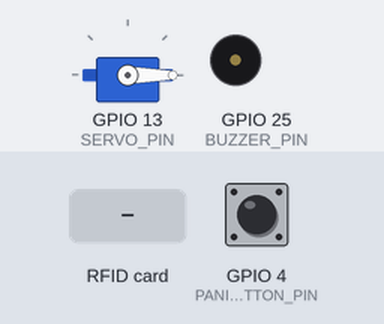
A sketch run on a simulated ESP32. Parts: servo, buzzer (waves = sounding, pin HIGH). Inputs (shaded band) come from the test bench; at power-on: GPIO 4 (PANIC_BUTTON_PIN) HIGH. WiFi joins after 1.5 s; servers stay silent unless stated; uploads are accepted with an empty reply; EEPROM starts erased; what the sketch prints to the serial monitor is not drawn.

Above: at 3.7 s.
3.8 s: GPIO 4 (PANIC_BUTTON_PIN) pulled LOW for 0.15 s
At 3.87 s:
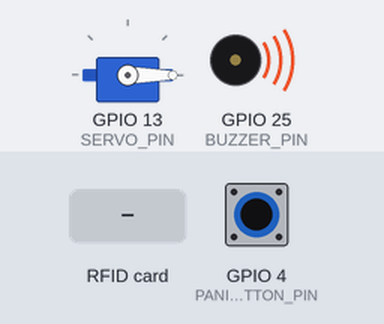
6.8 s: RFID card DD 5A D9 05 held to the reader
At 7.4 s:
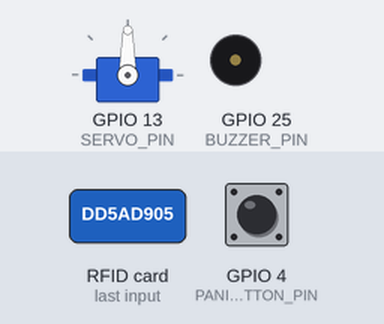
9.8 s: RFID card 12 34 56 78 held to the reader
At 10.1 s:
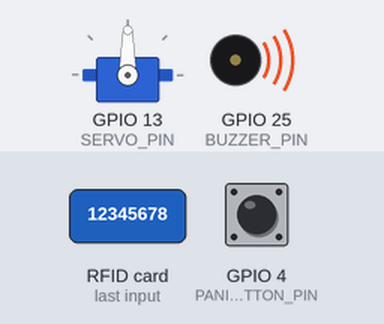
12.1 s: RFID card 5E 7A 19 C4 held to the reader
At 13.6 s:
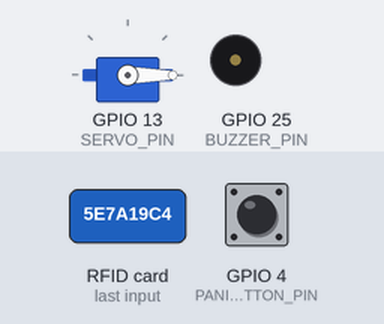
Timing chart, 0 to 14.8 s (numbered marks = the images above; inputs shaded):
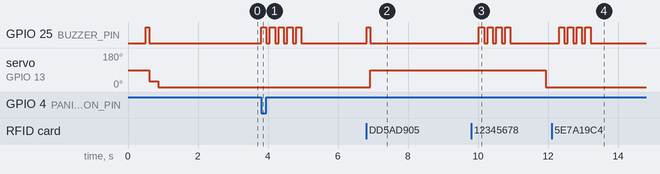

Measured:
- after the input at 3.8 s, GPIO 25 (BUZZER_PIN): alternates HIGH for 0.15 s and LOW for 0.10 s, 10 changes in all, then stays LOW, starting at once
- after the input at 6.8 s, GPIO 25 (BUZZER_PIN): LOW → HIGH at once, → LOW 0.10 s later; servo on GPIO 13 (SERVO_PIN): 0° → 90° after 0.12 s
- after the input at 9.8 s, GPIO 25 (BUZZER_PIN): alternates HIGH for 0.15 s and LOW for 0.10 s, 8 changes in all, then stays LOW, starting after 0.23 s
- after the input at 12.1 s, GPIO 25 (BUZZER_PIN): alternates HIGH for 0.15 s and LOW for 0.10 s, 8 changes in all, then stays LOW, starting after 0.22 s

The sketch:

vigilis_esp32_all_in_one.ino
```cpp
/**
 * ============================================================================
 * VIGILIS INTELLIGENT HOME ACCESS CONTROL & SECURITY SYSTEM
 * ALL-IN-ONE ACCESS CONTROLLER (No LCD Screen)
 * ============================================================================
 *
 * Target Board: ESP32 Dev Module (WROOM-32 / NodeMCU-32S)
 *
 * Connected Hardware & EXACT Pinout (UNCHANGED):
 *   -------------------------------------------------------------------------
 *   RC522 RFID Reader:
 *     - SDA / SS : GPIO 5
 *     - SCK      : GPIO 18
 *     - MISO     : GPIO 19
 *     - MOSI     : GPIO 23
 *     - RST      : GPIO 27
 *     - 3.3V     : 3.3V (Do NOT connect to 5V!)
 *     - GND      : GND
 *
 *   SG90 Servo Motor (Door Actuator):
 *     - Signal   : GPIO 13
 *     - VCC      : 5V (or external 5V supply)
 *     - GND      : Common GND
 *
 *   Buzzer:
 *     - Signal (+) : GPIO 25
 *     - GND (-)    : GND
 *
 *   Panic Button (Optional):
 *     - Pin        : GPIO 4 (Active LOW)
 *   -------------------------------------------------------------------------
 *   LCD SCREEN: REMOVED as requested.
 *
 * Behavior:
 *   - Correct Card Scanned:
 *       -> Motor turns (0 deg -> 90 deg)
 *       -> Door stays open for 5 seconds
 *       -> Motor returns to closed position (0 deg)
 *       -> (Sends event to backend / triggers camera snapshot)
 *
 *   - Wrong Card Scanned:
 *       -> Buzzer starts sounding alarm
 *       -> Door remains firmly locked
 * ============================================================================
 */

#include <WiFi.h>
#include <HTTPClient.h>
#include <SPI.h>
#include <MFRC522.h>
#include <ESP32Servo.h>
#include <WebServer.h>
#include <Preferences.h>
#include <ArduinoJson.h>

// ============================================================================
// CONFIGURATION & PIN DEFINITIONS (Exact Pins Kept)
// ============================================================================
#define RFID_SS_PIN       5
#define RFID_RST_PIN      27
#define SERVO_PIN         13
#define BUZZER_PIN        25
#define PANIC_BUTTON_PIN  4

// Servo Angles & Timing
const int SERVO_CLOSED_ANGLE        = 0;     // Locked position
const int SERVO_OPEN_ANGLE          = 90;    // Open position
const unsigned long DOOR_OPEN_TIME  = 5000;  // 5 seconds open time

// Buzzer Alarm Settings
const int BUZZER_BEEP_DURATION_MS   = 150;   // Duration of single beep pulse
const int BUZZER_ALARM_PULSES       = 4;     // Number of alarm beeps for wrong card

// Master Authorized Card UIDs
// "DD 5A D9 05" is the authorized card that turns the motor!
const String MASTER_AUTHORIZED_CARDS[] = {
  "DD 5A D9 05"
};
const int NUM_MASTER_CARDS = sizeof(MASTER_AUTHORIZED_CARDS) / sizeof(MASTER_AUTHORIZED_CARDS[0]);

#define DEVICE_IDENTIFIER "ESP32_ACCESS_DOOR_01"

// ============================================================================
// HARDWARE INSTANCES & SYSTEM STATE
// ============================================================================
MFRC522 rfid(RFID_SS_PIN, RFID_RST_PIN);
Servo doorServo;
Preferences prefs;
WebServer server(80);

// Wi-Fi & Backend Credentials
String wifiSsid       = "Vigilis-Secure-WiFi";
String wifiPassword   = "VigilisPassword";
String backendUrl     = "https://defense-project-production.up.railway.app/api";

// Camera IP / URL (if your ESP32-CAM is connected to the same Wi-Fi)
String cameraIp       = "http://192.168.1.100"; // Optional ESP32-CAM endpoint

bool isDoorOpen = false;
unsigned long doorOpenedTimestamp = 0;
unsigned long lastHeartbeat = 0;
const unsigned long HEARTBEAT_INTERVAL = 30000; // 30 seconds

// Panic Button Debounce
bool panicTriggered = false;
unsigned long panicPressTime = 0;

// ============================================================================
// HARDWARE ACTIONS: MOTOR & BUZZER
// ============================================================================

/**
 * Turns the servo motor to open the door (Correct Card)
 */
void openDoor() {
  Serial.println(F(">>> [ACCESS GRANTED] Motor turning to 90 degrees (OPEN)..."));
  doorServo.write(SERVO_OPEN_ANGLE);
  isDoorOpen = true;
  doorOpenedTimestamp = millis();
}

/**
 * Returns the servo motor to 0 degrees to lock the door
 */
void closeDoor() {
  Serial.println(F(">>> [AUTO-LOCK] Motor returning to 0 degrees (LOCKED)..."));
  doorServo.write(SERVO_CLOSED_ANGLE);
  isDoorOpen = false;
}

/**
 * Sounds the buzzer alarm (Wrong Card)
 */
void triggerBuzzerAlarm() {
  Serial.println(F(">>> [ACCESS DENIED] Triggering buzzer alarm!"));
  for (int i = 0; i < BUZZER_ALARM_PULSES; i++) {
    digitalWrite(BUZZER_PIN, HIGH);
    delay(BUZZER_BEEP_DURATION_MS);
    digitalWrite(BUZZER_PIN, LOW);
    delay(100);
  }
}

/**
 * Short single confirmation beep (Card read success)
 */
void triggerSuccessBeep() {
  digitalWrite(BUZZER_PIN, HIGH);
  delay(100);
  digitalWrite(BUZZER_PIN, LOW);
}

// ============================================================================
// LOCAL CARD CHECK (Allows immediate offline demo / fallback)
// ============================================================================
bool isLocalAuthorizedCard(String cardUid) {
  for (int i = 0; i < NUM_MASTER_CARDS; i++) {
    if (cardUid.equalsIgnoreCase(MASTER_AUTHORIZED_CARDS[i])) {
      return true;
    }
  }
  return false;
}

// ============================================================================
// CAMERA TRIGGER (Optional snapshot capture)
// ============================================================================
void triggerCameraCapture() {
  if (WiFi.status() != WL_CONNECTED || cameraIp.length() == 0) return;

  // Non-blocking quick GET request to camera capture endpoint
  HTTPClient camHttp;
  camHttp.begin(cameraIp + "/capture");
  camHttp.setTimeout(1500);
  int code = camHttp.GET();
  if (code > 0) {
    Serial.printf("📸 Camera snapshot triggered (HTTP %d)\n", code);
  }
  camHttp.end();
}

// ============================================================================
// BACKEND AUTHORIZATION & LOGIC
// ============================================================================
void verifyCard(String cardUid) {
  Serial.print(F("Verifying Card UID: ["));
  Serial.print(cardUid);
  Serial.println(F("]"));

  bool accessGranted = false;

  // 1. Check local master authorized list (Instant acceptance)
  if (isLocalAuthorizedCard(cardUid)) {
    accessGranted = true;
  }

  // 2. Query Backend Online Verification if not already approved
  if (!accessGranted && WiFi.status() == WL_CONNECTED) {
    HTTPClient http;
    String endpoint = backendUrl + "/iot/access/request";
    http.begin(endpoint);
    http.addHeader("Content-Type", "application/json");
    http.addHeader("x-device-key", "vigilis_iot_secret_key_2026");
    http.setTimeout(4000); // 4-second timeout

    StaticJsonDocument<256> doc;
    doc["cardUid"] = cardUid;
    doc["deviceId"] = DEVICE_IDENTIFIER;

    String requestBody;
    serializeJson(doc, requestBody);

    int httpCode = http.POST(requestBody);

    if (httpCode > 0) {
      String response = http.getString();
      StaticJsonDocument<512> resDoc;
      DeserializationError err = deserializeJson(resDoc, response);

      if (!err) {
        bool authorized = resDoc["authorized"] | false;
        bool granted = resDoc["granted"] | false;

        if (authorized && granted) {
          accessGranted = true;
        }
      }
    }
    http.end();
  }

  // 2. Perform Physical Actions
  if (accessGranted) {
    Serial.println(F("✅ [VERIFIED] Correct Card! Opening door."));
    triggerSuccessBeep();
    openDoor();
    triggerCameraCapture();
  } else {
    Serial.println(F("❌ [UNAUTHORIZED] Wrong Card! Sounding alarm."));
    triggerBuzzerAlarm();
  }
}

// ============================================================================
// HEARTBEAT TELEMETRY
// ============================================================================
void sendHeartbeat() {
  if (WiFi.status() != WL_CONNECTED) return;
  HTTPClient http;
  http.begin(backendUrl + "/iot/heartbeat");
  http.addHeader("Content-Type", "application/json");

  StaticJsonDocument<192> doc;
  doc["device_identifier"] = DEVICE_IDENTIFIER;
  doc["status"] = "ONLINE";
  doc["ip_address"] = WiFi.localIP().toString();

  String payload;
  serializeJson(doc, payload);
  http.POST(payload);
  http.end();
}

// ============================================================================
// EMERGENCY PANIC BUTTON
// ============================================================================
void triggerHardwareEmergency() {
  Serial.println(F("\n🚨 [PANIC BUTTON TRIGGERED] Dispatches Police Email & Live GPS!"));

  // Pulse alarm
  for (int i = 0; i < 5; i++) {
    digitalWrite(BUZZER_PIN, HIGH);
    delay(150);
    digitalWrite(BUZZER_PIN, LOW);
    delay(100);
  }

  if (WiFi.status() == WL_CONNECTED) {
    HTTPClient http;
    http.begin(backendUrl + "/iot/emergency/trigger");
    http.addHeader("Content-Type", "application/json");

    StaticJsonDocument<256> doc;
    doc["device_identifier"] = DEVICE_IDENTIFIER;
    doc["emergency_type"] = "HARDWARE_PANIC_BUTTON";
    doc["notes"] = "Physical emergency panic button pressed.";

    String payload;
    serializeJson(doc, payload);
    int httpCode = http.POST(payload);
    if (httpCode > 0) {
      Serial.printf("Emergency dispatched to backend (HTTP %d)\n", httpCode);
    }
    http.end();
  }
}

// ============================================================================
// CAPTIVE PORTAL FOR WI-FI SETUP
// ============================================================================
void setupCaptivePortal() {
  WiFi.mode(WIFI_AP);
  WiFi.softAP("Vigilis-Access-AP", "12345678");

  IPAddress apIP = WiFi.softAPIP();
  Serial.print(F("Wi-Fi Setup Portal started. Connect to 'Vigilis-Access-AP' at http://"));
  Serial.println(apIP);

  server.on("/", HTTP_GET, []() {
    String html = "<!DOCTYPE html><html><head><title>VIGILIS Wi-Fi Setup</title>";
    html += "<meta name='viewport' content='width=device-width, initial-scale=1'>";
    html += "<style>body{font-family:sans-serif;background:#0d1117;color:#fff;padding:24px;text-align:center;}";
    html += "input{padding:10px;margin:8px 0;width:90%;max-width:300px;border-radius:6px;border:1px solid #30363d;}";
    html += "button{padding:12px 24px;background:#00d2ff;color:#000;font-weight:bold;border:none;border-radius:6px;cursor:pointer;}";
    html += "</style></head><body><h2>VIGILIS Access Setup</h2>";
    html += "<form method='POST' action='/save'>";
    html += "<input name='ssid' placeholder='Wi-Fi SSID' required><br>";
    html += "<input name='pass' type='password' placeholder='Wi-Fi Password'><br>";
    html += "<input name='backend' placeholder='Backend API URL' value='https://defense-project-production.up.railway.app/api'><br>";
    html += "<input name='cam' placeholder='ESP32-CAM IP (e.g. http://192.168.1.50)'><br>";
    html += "<button type='submit'>Save & Connect</button></form></body></html>";
    server.send(200, "text/html", html);
  });

  server.on("/save", HTTP_POST, []() {
    String ssid = server.arg("ssid");
    String pass = server.arg("pass");
    String bUrl = server.arg("backend");
    String cIp  = server.arg("cam");

    if (ssid.length() > 0) {
      prefs.begin("vigilis", false);
      prefs.putString("ssid", ssid);
      prefs.putString("pass", pass);
      if (bUrl.length() > 0) prefs.putString("backend", bUrl);
      if (cIp.length() > 0)  prefs.putString("cam", cIp);
      prefs.end();

      server.send(200, "text/html", "<h3>Credentials Saved! Rebooting...</h3>");
      delay(1500);
      ESP.restart();
    } else {
      server.send(400, "text/plain", "SSID cannot be empty.");
    }
  });

  server.begin();
}

// ============================================================================
// SYSTEM SETUP
// ============================================================================
void setup() {
  Serial.begin(115200);
  delay(500);

  Serial.println(F("\n=============================================="));
  Serial.println(F("   VIGILIS ACCESS CONTROLLER INITIALIZING...  "));
  Serial.println(F("=============================================="));

  // 1. Configure Hardware Pins
  pinMode(BUZZER_PIN, OUTPUT);
  digitalWrite(BUZZER_PIN, LOW);
  pinMode(PANIC_BUTTON_PIN, INPUT_PULLUP);

  // 2. Servo Setup (Fail-Closed)
  doorServo.attach(SERVO_PIN);
  // Quick Hardware Self-Test on Boot (Tests Buzzer & Servo wiring immediately)
  Serial.println(F("Performing quick hardware self-test..."));
  digitalWrite(BUZZER_PIN, HIGH);
  delay(100);
  digitalWrite(BUZZER_PIN, LOW);
  doorServo.write(30);
  delay(250);
  doorServo.write(SERVO_CLOSED_ANGLE);
  Serial.println(F("Hardware self-test complete (Buzzer & Servo active)."));

  // 3. SPI & RC522 RFID Reader Setup
  SPI.begin(); // Uses SCK=18, MISO=19, MOSI=23, SS=5
  rfid.PCD_Init();
  delay(100);
  rfid.PCD_DumpVersionToSerial();
  Serial.println(F("RC522 RFID Reader Initialized & Ready."));

  // 4. Load Saved Wi-Fi Credentials
  prefs.begin("vigilis", true);
  String savedSsid = prefs.getString("ssid", "");
  String savedPass = prefs.getString("pass", "");
  String savedBackend = prefs.getString("backend", "");
  String savedCam = prefs.getString("cam", "");
  prefs.end();

  if (savedSsid.length() > 0) {
    wifiSsid = savedSsid;
    wifiPassword = savedPass;
  }
  if (savedBackend.length() > 0) {
    backendUrl = savedBackend;
  }
  if (savedCam.length() > 0) {
    cameraIp = savedCam;
  }

  // 5. Connect to Wi-Fi
  Serial.print(F("Connecting to Wi-Fi SSID: "));
  Serial.println(wifiSsid);
  WiFi.mode(WIFI_STA);
  WiFi.begin(wifiSsid.c_str(), wifiPassword.c_str());

  int attempts = 0;
  while (WiFi.status() != WL_CONNECTED && attempts < 15) {
    delay(500);
    Serial.print(".");
    attempts++;
  }

  if (WiFi.status() == WL_CONNECTED) {
    Serial.println(F("\nWi-Fi Connected!"));
    Serial.print(F("IP Address: "));
    Serial.println(WiFi.localIP());
  } else {
    Serial.println(F("\nWi-Fi timeout. Starting Captive Portal mode..."));
    setupCaptivePortal();
  }

  Serial.println(F("\nReady. Scan your RFID card below:"));
}

// ============================================================================
// MAIN LOOP
// ============================================================================
void loop() {
  // Handle AP configuration server if in AP mode (NON-BLOCKING)
  if (WiFi.getMode() == WIFI_AP) {
    server.handleClient();
  }

  // Panic button check (Active LOW)
  bool panicLow = (digitalRead(PANIC_BUTTON_PIN) == LOW);
  if (panicLow && !panicTriggered) {
    panicTriggered = true;
    panicPressTime = millis();
    triggerHardwareEmergency();
  }
  if (!panicLow && panicTriggered && (millis() - panicPressTime >= 500)) {
    panicTriggered = false;
  }

  // Auto-close servo motor after DOOR_OPEN_TIME (5 seconds)
  if (isDoorOpen && (millis() - doorOpenedTimestamp >= DOOR_OPEN_TIME)) {
    closeDoor();
  }

  // Periodic heartbeat diagnostic
  if (millis() - lastHeartbeat >= HEARTBEAT_INTERVAL) {
    lastHeartbeat = millis();
    sendHeartbeat();
  }

  // Check for RFID Card
  if (!rfid.PICC_IsNewCardPresent()) return;
  if (!rfid.PICC_ReadCardSerial()) return;

  // Extract Card UID
  String cardUid = "";
  for (byte i = 0; i < rfid.uid.size; i++) {
    if (rfid.uid.uidByte[i] < 0x10) cardUid += "0";
    cardUid += String(rfid.uid.uidByte[i], HEX);
    if (i < rfid.uid.size - 1) cardUid += " ";
  }
  cardUid.toUpperCase();

  Serial.print(F("\n💳 RFID Card Scanned: ["));
  Serial.print(cardUid);
  Serial.println(F("]"));

  rfid.PICC_HaltA();
  rfid.PCD_StopCrypto1();

  // Verify Card
  verifyCard(cardUid);
}
```
